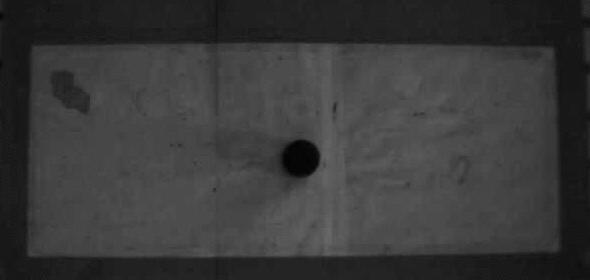
#> input picture ee236/project3/calibrate.jpg, 590 x 280 px
$ python rvm1_picknplace.py
#> lines starting #> are read from the running program, lines starting #| are printed output that depends on the picture; after the words box and inside, x2 and y2 are one past the last pixel; in counts of white or black regions, pixels touching at a corner belong together; long printed decimals are rounded
### ee236/project3/img_processing.py
import numpy as np
import cv2
from matplotlib import pyplot as plt

def img_process(calibrate_img, snap_img):
#> called with calibrate_img = 'calibrate.jpg', snap_img = 'snap.jpg'
    container_height = 42
    container_diameter = 35

    calibrate_img = cv2.imread(calibrate_img, cv2.IMREAD_GRAYSCALE)
#> calibrate_img is the input picture: shape (280, 590); min 0, max 105, mean 57.4
    snap_img = cv2.imread(snap_img, cv2.IMREAD_GRAYSCALE)
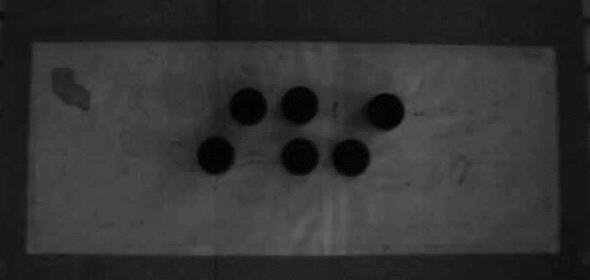
#> input picture ee236/project3/snap.jpg, 590 x 280 px
#> snap_img is the input picture: shape (280, 590); min 0, max 100, mean 50.1

    block_size = 11

    #filtered_calibrate = calibrate_img
    #filtered_calibrate = cv2.GaussianBlur(calibrate_img, (9,9), 0)
    #filtered_calibrate = cv2.bilateralFilter(calibrate_img, block_size, 200, 200)
    filtered_calibrate = cv2.medianBlur(calibrate_img, block_size)

    #filtered_snap = snap_img
    #filtered_snap = cv2.GaussianBlur(snap_img, (9,9), 0)
    #filtered_snap = cv2.bilateralFilter(snap_img, block_size, 200, 200)
    filtered_snap = cv2.medianBlur(snap_img, block_size)

    processed_calibrate = cv2.cvtColor(filtered_calibrate, cv2.COLOR_GRAY2BGR)
    calibrate_circle = cv2.HoughCircles(filtered_calibrate, cv2.HOUGH_GRADIENT, 1, 20, param1=50, param2=30, minRadius=0, maxRadius=0)
#> calibrate_circle = [[299.5, 158.5, 18.8]]
    #calibrate_circle = np.uint16(np.around(calibrate_circle))

    img_x = calibrate_circle[0][0][0]
#> img_x = 299.5
    img_y = calibrate_circle[0][0][1]
#> img_y = 158.5
    img_diameter = calibrate_circle[0][0][2]
#> img_diameter = 18.8

    img2world_ratio = container_diameter / (img_diameter * 2)
#> img2world_ratio = 0.931
    #img2world_ratio = 380 / img_y
    #print(img2world_ratio)

    cv2.circle(processed_calibrate, (img_x, img_y), img_diameter, (255, 255, 255), 1)
#> processed_calibrate: shape (280, 590, 3); min 5, max 255, mean 57.5
    cv2.circle(processed_calibrate, (img_x, img_y), 2, (0, 0, 255), 3)
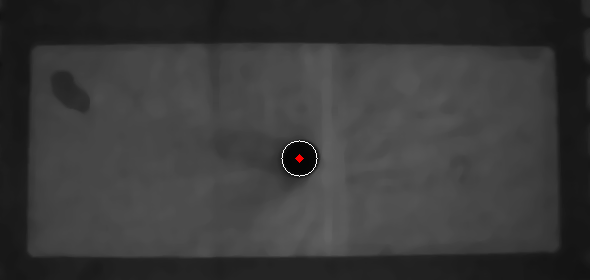
#> processed_calibrate: shape (280, 590, 3); mean B, G, R 57.5, 57.5, 57.6

    #print(calibrate_circle)

    cv2.namedWindow('Calibration Image', cv2.WINDOW_NORMAL)
    cv2.resizeWindow('Calibration Image', 885, 420)
    cv2.imshow('Calibration Image', processed_calibrate)
    cv2.waitKey(0)
    cv2.destroyAllWindows()

    processed_snap = cv2.cvtColor(filtered_snap, cv2.COLOR_GRAY2BGR)
    snap_circles = cv2.HoughCircles(filtered_snap, cv2.HOUGH_GRADIENT, 1, 20, param1=50, param2=30, minRadius=0, maxRadius=0)
#> snap_circles = [[299.5, 156.5, 18.3], [215.5, 154.5, 18.8], [298.5, 105.5, 18.8], [247.5, 106.5, 18], [385.5, 110.5, 18.2], [349.5, 157.5, 18]]
    #calibrate_circle = np.uint16(np.around(calibrate_circle))

    TEXT_FACE = cv2.FONT_HERSHEY_SIMPLEX
    TEXT_SCALE = 0.5
    TEXT_THICKNESS = 1
    TEXT_COLOR = (0, 0, 255)

    num = 0

    for i in snap_circles[0, :]:
        cv2.circle(processed_snap, (i[0], i[1]), i[2], (255, 255, 255), 1)
        text = "{}".format(num)
        text_size, _ = cv2.getTextSize(text, TEXT_FACE, TEXT_SCALE, TEXT_THICKNESS)
        text_origin = (int(i[0] - text_size[0] / 2), int(i[1] + text_size[1] / 2))
        processed_snap = cv2.putText(processed_snap, text, text_origin, TEXT_FACE, TEXT_SCALE, TEXT_COLOR, TEXT_THICKNESS, cv2.LINE_AA, False)
        num += 1
#> this loop made 6 passes
#> (i, text, text_origin) on passes 1 to 6: ([299.5, 156.5, 18.3], '0', (294, 162)), ([215.5, 154.5, 18.8], '1', (210, 160)), ([298.5, 105.5, 18.8], '2', (293, 111)), ([247.5, 106.5, 18], '3', (242, 112)), ([385.5, 110.5, 18.2], '4', (380, 116)), ([349.5, 157.5, 18], '5', (344, 163))
#> pass 1, in img_process, `processed_snap = cv2.putText(processed_snap, text, text_origin, TEXT_F..`:
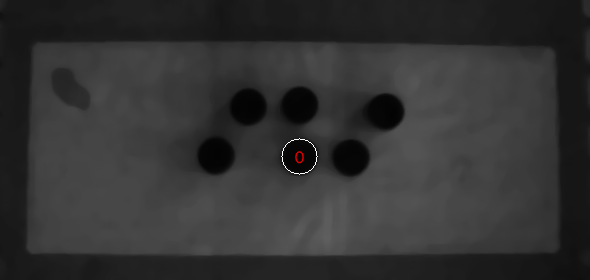
#> processed_snap: shape (280, 590, 3); mean B, G, R 50.3, 50.3, 50.3
#> after the loop:
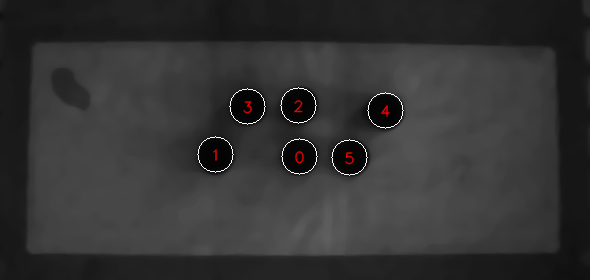
#> processed_snap: shape (280, 590, 3); mean B, G, R 51, 51, 51.3
#> after the loop, num = 6

    # [5 lines of commented-out code are left out]

    world_circles = snap_circles.copy()
#> world_circles has the same summary as snap_circles
    image_circles = snap_circles.copy()
#> image_circles has the same summary as snap_circles

    for i in range(len(world_circles[0])):
        img2world_ratio = container_diameter / (world_circles[0][i][2] * 2)
        world_circles[0][i][0] = (img_x - world_circles[0][i][0]) * img2world_ratio
        world_circles[0][i][1] = (world_circles[0][i][1] - img_y) * img2world_ratio + 380
        world_circles[0][i][2] = world_circles[0][i][2] * img2world_ratio * 2
#> this loop made 6 passes
#> img2world_ratio on passes 1 to 6: 0.956, 0.931, 0.931, 0.972, 0.962, 0.972
#> after the loop, world_circles = [[0, 378.1, 35], [78.19, 376.3, 35], [0.931, 330.7, 35], [50.56, 329.4, 35], [-82.69, 333.8, 35], [-48.61, 379, 35]]

    return world_circles[0], image_circles[0], processed_snap

def draw_arrowed_line(img, center, radius, angle):
    point_a = (int(center[0] - (radius * np.cos(angle))), int(center[1] + (radius * np.sin(angle))))
    point_b = (int(center[0] + (radius * np.cos(angle))), int(center[1] - (radius * np.sin(angle))))
    img = cv2.arrowedLine(img, point_a, point_b, (0, 255, 0), 1, cv2.LINE_AA, 0, 0.5)
    return img

### ee236/project3/rvm1_ik.py
import numpy as np
from sympy import *

d1 = 300
d5 = 72
a2 = 250
a3 = 160
a4 = 117
phi = np.deg2rad(-90)

# [7 lines left out: function get_max_reach, not called in this run]


def compute_coordinates(joint_variables):

    q1 = joint_variables[0]
    q2 = joint_variables[1]
    q3 = joint_variables[2]
    q4 = joint_variables[3]

    x = ((a2 * np.cos(q2)) + (a3 * np.cos(q2 + q3)) + ((d5 + a4) * np.cos(q2 + q3 + q4))) * np.sin(q1)
    y = ((a2 * np.cos(q2)) + (a3 * np.cos(q2 + q3)) + ((d5 + a4) * np.cos(q2 + q3 + q4))) * np.cos(q1)
    z = ((a2 * np.sin(q2)) + (a3 * np.sin(q2 + q3)) + ((d5 + a4) * np.sin(q2 + q3 + q4))) + d1

    print("x: {}\ty: {}\tz: {}".format(x, y, z))


def inverse_kinematics(p_x, p_y, p_z, phi = -90):

    phi = np.deg2rad(phi)

    while (1):
        q1 = -np.arctan2(p_x, p_y)

        pw_xy = np.sqrt(p_x ** 2 + p_y ** 2) - ((d5 + a4) * np.cos(phi))
        pw_z = p_z - d1 - ((d5 + a4) * np.sin(phi))

        k = (pw_xy ** 2 + pw_z ** 2 + a2 ** 2 - a3 ** 2) / (2 * a2)
        r = np.sqrt(pw_xy ** 2 + pw_z ** 2)
        p = np.arctan(pw_z / pw_xy)
        q2 = np.arccos (k / r) + p

        c3 = (pw_xy ** 2 + pw_z ** 2 - a2 ** 2 - a3 ** 2) / (2 * a2 * a3)
        s3 = np.sqrt(1 - c3 ** 2)
        #q3 = -np.arctan2(s3, c3)
        q3 = -np.arccos(c3)

        q4 = phi - q2 - q3

        q5 = 0

        if (np.rad2deg(q2) < -30 or np.rad2deg(q2) > 100 or np.rad2deg(q3) > 0 or np.rad2deg(q3) < -110 or np.rad2deg(q4) > 90 or np.rad2deg(q4) < -90 or np.isnan(q2) or np.isnan(q3) or np.isnan(q4)):
            joint_variables = -1
            phi += np.deg2rad(1)
            if phi > 0:
                break
        else:
            joint_variables = [q1, q2, q3, q4, q5]
            break

    if (joint_variables == -1):
        print("Inverse Kinematics Error.")
        exit()

    return joint_variables, phi

def gripper_orientation(circle, nearest_circle):

    prev_theta = np.deg2rad(90)
    learning_rate = 0.30
    epoch = 100

    theta_gd = []
    cost_gd = []

    r1 = 25
    x = Symbol('x')

    gripper_cost_fcn = (1 / ((r1 * cos(x) - (nearest_circle[0] - circle[0])) ** 2 + (r1 * sin(x) - (nearest_circle[1] - circle[1])) ** 2))
    gripper_cost_fcn_der = gripper_cost_fcn.diff(x)

    gripper_cost_fcn = lambdify(x, gripper_cost_fcn)
    gripper_cost_fcn_der = lambdify(x, gripper_cost_fcn_der)

    theta_gd.append(prev_theta)
    cost_gd.append(gripper_cost_fcn(prev_theta))

    for i in range(epoch):
        #theta = prev_theta - learning_rate * gripper_cost_fcn_der(prev_theta, circle[0], circle[1], nearest_circle[0], nearest_circle[1])
        theta = prev_theta - learning_rate * gripper_cost_fcn_der(prev_theta)
        theta_gd.append(theta)
        #cost_gd.append(gripper_cost_fcn(theta, circle[0], circle[1], nearest_circle[0], nearest_circle[1]))
        cost_gd.append(gripper_cost_fcn(theta))

        prev_theta = theta

    #theta = np.arctan2(nearest_circle[1] - circle[1], nearest_circle[0] - circle[0])
    theta = np.arctan((nearest_circle[1] - circle[1]) / (nearest_circle[0] - circle[0]))

    q5 = theta_gd[epoch - 1] + theta

    return q5

### ee236/project3/rvm1_picknplace.py
import numpy as np
import img_processing as ip
import rvm1_ik as ik
import matplotlib.pyplot as plt
import cv2

from scipy.spatial import ConvexHull, convex_hull_plot_2d

pickup_height = 21
pyramid_index = 0

pyramid_hgap = 6
pyramid_layer_height = 43
container_raidus = 17.5

removed_circles = []
present_circles = [0, 1, 2, 3, 4, 5]
world_circles, image_circles, processed_snap = ip.img_process('calibrate.jpg', 'snap.jpg')
#> image_circles has the same summary as snap_circles in img_process

def get_nearest_circle(circle_index):

    cost = 9999999999
    nearest_circle_index = circle_index

    x = world_circles[circle_index][0]
    y = world_circles[circle_index][1]

    for i in range(len(world_circles)):

        if (i == circle_index):
            continue

        test_x = world_circles[i][0]
        test_y = world_circles[i][1]

        temp_cost = np.sqrt((x - test_x) ** 2 + (y - test_y) ** 2)

        if(temp_cost <= cost):
            cost = temp_cost
            nearest_circle_index = i

    return nearest_circle_index

def get_cost(index):

    cost = 0

    for i in range(len(world_circles)):
        cost += (world_circles[index][0] - world_circles[i][0]) ** 2 + (world_circles[index][1] - world_circles[i][1]) ** 2

    #print(cost)

    return cost

def convex_hull():

    centers = []

    for i in range(len(world_circles)):

        if not i in present_circles:
            continue

        centers.append([world_circles[i][0], world_circles[i][1]])

    max_cost = 0
    max_cost_index = 0

    if (len(present_circles) <= 1):
        return 0
    elif (len(present_circles) <= 2):
        if get_cost(present_circles[0]) > get_cost(present_circles[1]):
            return 0
        else:
            return 1

    hull = ConvexHull(centers)

    for i in range(len(hull.vertices)):
        # [10 lines of commented-out code are left out]
        cost = get_cost(present_circles[hull.vertices[i]])

        if(cost > max_cost):
            max_cost = cost
            max_cost_index = hull.vertices[i]

    #print(max_cost_index)

    return max_cost_index

def write_commands(joint_variables, prev_joint_variables):

    delta_q1 = joint_variables[0] - prev_joint_variables[0]
    delta_q2 = joint_variables[1] - prev_joint_variables[1]
    delta_q3 = joint_variables[2] - prev_joint_variables[2]
    delta_q4 = joint_variables[3] - prev_joint_variables[3]
    delta_q5 = joint_variables[4] - prev_joint_variables[4]

    command_q1 = -np.round(float(np.rad2deg(delta_q1)), 1)
    command_q2 = np.round(float(np.rad2deg(delta_q2)), 1)
    command_q3 = np.round(float(np.rad2deg(delta_q3)), 1)
    command_q4 = np.round(float(np.rad2deg(delta_q4)), 1)
    command_q5 = np.round(float(np.rad2deg(delta_q5)), 1)

    f.write("MJ {},{},{},{},{}\n".format(command_q1, command_q2, command_q3, command_q4, command_q5))

print("\nImage Circles:\n{}\n".format(image_circles))
#| Image Circles:
#| [[299.5 156.5  18.3]
#|  [215.5 154.5  18.8]
#|  [298.5 105.5  18.8]
#|  [247.5 106.5  18. ]
#|  [385.5 110.5  18.2]
#|  [349.5 157.5  18. ]]
print("World Circles:\n{}".format(world_circles))
#| World Circles:
#| [[  0.        378.087    35.       ]
#|  [ 78.191   376.277    35.       ]
#|  [  0.9309 330.6649     35.       ]
#|  [ 50.556  329.444    35.       ]
#|  [-82.692   333.846    35.       ]
#|  [-48.611   379.028    35.       ]]

pyramid_coordinates = [[380, -(pyramid_hgap + (2 * container_raidus)), pickup_height],
                       [380, 0, pickup_height],
                       [380, pyramid_hgap + (2 * container_raidus), pickup_height],
                       [380, -(pyramid_hgap + (2 * container_raidus)) / 2, pickup_height + pyramid_layer_height],
                       [380, (pyramid_hgap + (2 * container_raidus)) / 2, pickup_height + pyramid_layer_height],
                       [380, 0, pickup_height + pyramid_layer_height * 2]]

for i, circle in enumerate(world_circles):

    index = convex_hull()
    removed_circles.append(present_circles.pop(index))
#> this loop made 6 passes
#> (circle, index) on passes 1 to 6: ([0, 378.1, 35], 4), ([78.19, 376.3, 35], 1), ([0.931, 330.7, 35], 2), ([50.56, 329.4, 35], 2), ([-82.69, 333.8, 35], 1), ([-48.61, 379, 35], 0)
#> after the loop, present_circles = []; removed_circles = [4, 1, 3, 5, 2, 0]

print("\nRemoved Circles: ", removed_circles)
#| Removed Circles:  [4, 1, 3, 5, 2, 0]
print("Present Circles:", present_circles)
#| Present Circles: []

f = open("rvm1_project3.txt", "w+")
f.write("NT\nOG\nMJ 0,0,0,0,-8\nTI 10\n")

prev_joint_variables = [0.0, 0.0, 0.0, 0.0, 0.0]

#world_circles[1] = [420, 150, 17]

height_multiplier = 3.5

iteration = 0

ordered_circles = []
unreachable_circles = []

for i in removed_circles:

    joint_variables, phi = ik.inverse_kinematics(world_circles[i][0], world_circles[i][1], pickup_height)
    phi = np.rad2deg(phi)

    if phi == -90.0:
        ordered_circles.append(i)

    if phi != -90.0:
        unreachable_circles.append(i)
#> this loop made 6 passes
#> (i, joint_variables) on passes 1, 4, 5, 6: (4, [0.243, 0.15, -1.07, -0.649, 0]), (5, [0.128, 0.000911, -0.6, -0.972, 0]), (2, [-0.00282, 0.184, -1.2, -0.559, 0]), (0, [0, 0.0232, -0.665, -0.929, 0])
#> joint_variables on passes 2 to 3: [-0.205, -0.0123, -0.562, -0.997, 0], [-0.152, 0.177, -1.17, -0.577, 0]
#> after the loop, ordered_circles = [4, 1, 3, 5, 2, 0]; unreachable_circles = []

ordered_circles.extend(unreachable_circles)

for i in ordered_circles:

    # Place gripper above object
    joint_variables, phi = ik.inverse_kinematics(world_circles[i][0], world_circles[i][1], height_multiplier * pickup_height)
    phi = np.rad2deg(phi)

    if phi == -90.0:
        nearest_circle_index = get_nearest_circle(i)
        joint_variables[4] = ik.gripper_orientation([world_circles[i][0], world_circles[i][1]], [world_circles[nearest_circle_index][0], world_circles[nearest_circle_index][1]])

    print("\nPlace gripper above object.")
    print("Joint Variables: \n{}".format(np.rad2deg(joint_variables)))
    print("phi: {}".format(phi))
    ik.compute_coordinates(joint_variables)

    processed_snap = ip.draw_arrowed_line(processed_snap, (image_circles[i][0], image_circles[i][1]), image_circles[i][2], joint_variables[4])

    write_commands(joint_variables, prev_joint_variables)
    prev_joint_variables = joint_variables.copy()

    # Pickup object
    joint_variables, phi = ik.inverse_kinematics(world_circles[i][0], world_circles[i][1], pickup_height)
    phi = np.rad2deg(phi)
    pickup_phi = phi

    if phi == -90.0:
        nearest_circle_index = get_nearest_circle(i)
        joint_variables[4] = ik.gripper_orientation([world_circles[i][0], world_circles[i][1]], [world_circles[nearest_circle_index][0], world_circles[nearest_circle_index][1]])

    print("\nPick-up object.")
    print("Joint Variables: \n{}".format(np.rad2deg(joint_variables)))
    print("phi: {}".format(phi))
    ik.compute_coordinates(joint_variables)

    write_commands(joint_variables, prev_joint_variables)
    prev_joint_variables = joint_variables.copy()
    f.write("GC\n")

    # Raise gripper
    joint_variables, phi = ik.inverse_kinematics(world_circles[i][0], world_circles[i][1], height_multiplier * pickup_height, pickup_phi)
    phi = np.rad2deg(phi)

    print("\nRaise gripper with object.")
    print("Joint Variables: \n{}".format(np.rad2deg(joint_variables)))
    print("phi: {}".format(phi))
    ik.compute_coordinates(joint_variables)

    write_commands(joint_variables, prev_joint_variables)
    prev_joint_variables = joint_variables.copy()

    # Re-place object to properly grip
    if pickup_phi != -90.0:

        joint_variables, phi = ik.inverse_kinematics(280, 250, height_multiplier * pickup_height, pickup_phi)
        phi = np.rad2deg(phi)

        print("\nPlace gripper with object above stopover point.")
        print("Joint Variables: \n{}".format(np.rad2deg(joint_variables)))
        print("phi: {}".format(pickup_phi))
        ik.compute_coordinates(joint_variables)

        write_commands(joint_variables, prev_joint_variables)
        prev_joint_variables = joint_variables.copy()

        joint_variables, phi = ik.inverse_kinematics(280, 250, pickup_height, pickup_phi)
        phi = np.rad2deg(phi)

        print("\nPlace object on stopover point.")
        print("Joint Variables: \n{}".format(np.rad2deg(joint_variables)))
        print("phi: {}".format(pickup_phi))
        ik.compute_coordinates(joint_variables)

        write_commands(joint_variables, prev_joint_variables)
        prev_joint_variables = joint_variables.copy()
        f.write("GO\n")

        joint_variables, phi = ik.inverse_kinematics(280, 250, pickup_height)
        phi = np.rad2deg(phi)

        print("\nFix grip on object.")
        print("Joint Variables: \n{}".format(np.rad2deg(joint_variables)))
        print("phi: {}".format(phi))
        ik.compute_coordinates(joint_variables)

        write_commands(joint_variables, prev_joint_variables)
        prev_joint_variables = joint_variables.copy()
        f.write("GC\n")

    # Place gripper above pyramid position
    joint_variables, phi = ik.inverse_kinematics(pyramid_coordinates[pyramid_index][0], pyramid_coordinates[pyramid_index][1], 20 + pyramid_coordinates[pyramid_index][2])
    phi = np.rad2deg(phi)
    joint_variables[4] = np.deg2rad(90)

    print("\nPlace gripper above pyramid position.")
    print("Joint Variables: \n{}".format(np.rad2deg(joint_variables)))
    print("phi: {}".format(phi))
    ik.compute_coordinates(joint_variables)

    write_commands(joint_variables, prev_joint_variables)
    prev_joint_variables = joint_variables.copy()

    # Place object
    joint_variables, phi = ik.inverse_kinematics(pyramid_coordinates[pyramid_index][0], pyramid_coordinates[pyramid_index][1], pyramid_coordinates[pyramid_index][2])
    phi = np.rad2deg(phi)
    joint_variables[4] = np.deg2rad(90)

    print("\nPlace object on pyramid.")
    print("Joint Variables: \n{}".format(np.rad2deg(joint_variables)))
    print("phi: {}".format(phi))
    ik.compute_coordinates(joint_variables)

    write_commands(joint_variables, prev_joint_variables)
    prev_joint_variables = joint_variables.copy()
    f.write("GO\n")

    # Place gripper above pyramid position
    joint_variables, phi = ik.inverse_kinematics(pyramid_coordinates[pyramid_index][0], pyramid_coordinates[pyramid_index][1], 20 + pyramid_coordinates[pyramid_index][2])
    phi = np.rad2deg(phi)
    joint_variables[4] = np.deg2rad(90)

    print("\nPlace gripper above pyramid position.")
    print("Joint Variables: \n{}".format(np.rad2deg(joint_variables)))
    print("phi: {}".format(phi))
    ik.compute_coordinates(joint_variables)

    write_commands(joint_variables, prev_joint_variables)
    prev_joint_variables = joint_variables.copy()

    pyramid_index += 1
#> this loop made 6 passes
#> (i, nearest_circle_index) on passes 1, 4: (4, 5), (5, 0)
#> nearest_circle_index on passes 2 to 3: 3, 2
#> (printed output is left out)
#> pass 2, in draw_arrowed_line (call 2), `img = cv2.arrowedLine(img, point_a, point_b, (0, 255, 0), 1, cv2.LINE_..`:
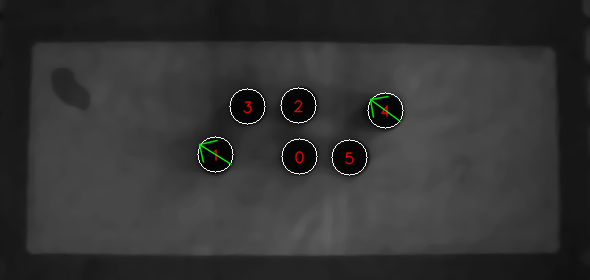
#> img: shape (280, 590, 3); mean B, G, R 51, 51.3, 51.3
#> pass 3, in draw_arrowed_line (call 3), `img = cv2.arrowedLine(img, point_a, point_b, (0, 255, 0), 1, cv2.LINE_..`:
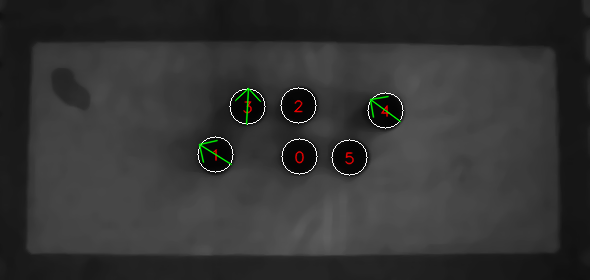
#> img: shape (280, 590, 3); 0.11% of pixels changed, all inside (x1, y1, x2, y2) = (235, 87, 262, 126)
#> after the loop:
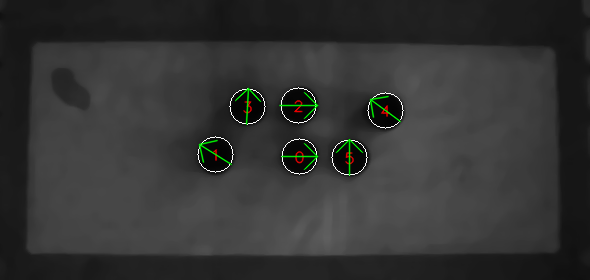
#> processed_snap: shape (280, 590, 3); 0.7% of pixels changed, all inside (x1, y1, x2, y2) = (198, 87, 402, 177)

cv2.namedWindow('Processed Image', cv2.WINDOW_NORMAL)
cv2.resizeWindow('Processed Image', 885, 420)
cv2.imshow('Processed Image', processed_snap)
cv2.waitKey(0)
cv2.destroyAllWindows()

print("Ordered circles: {}".format(ordered_circles))
print("Unreachable circles: {}".format(unreachable_circles))
